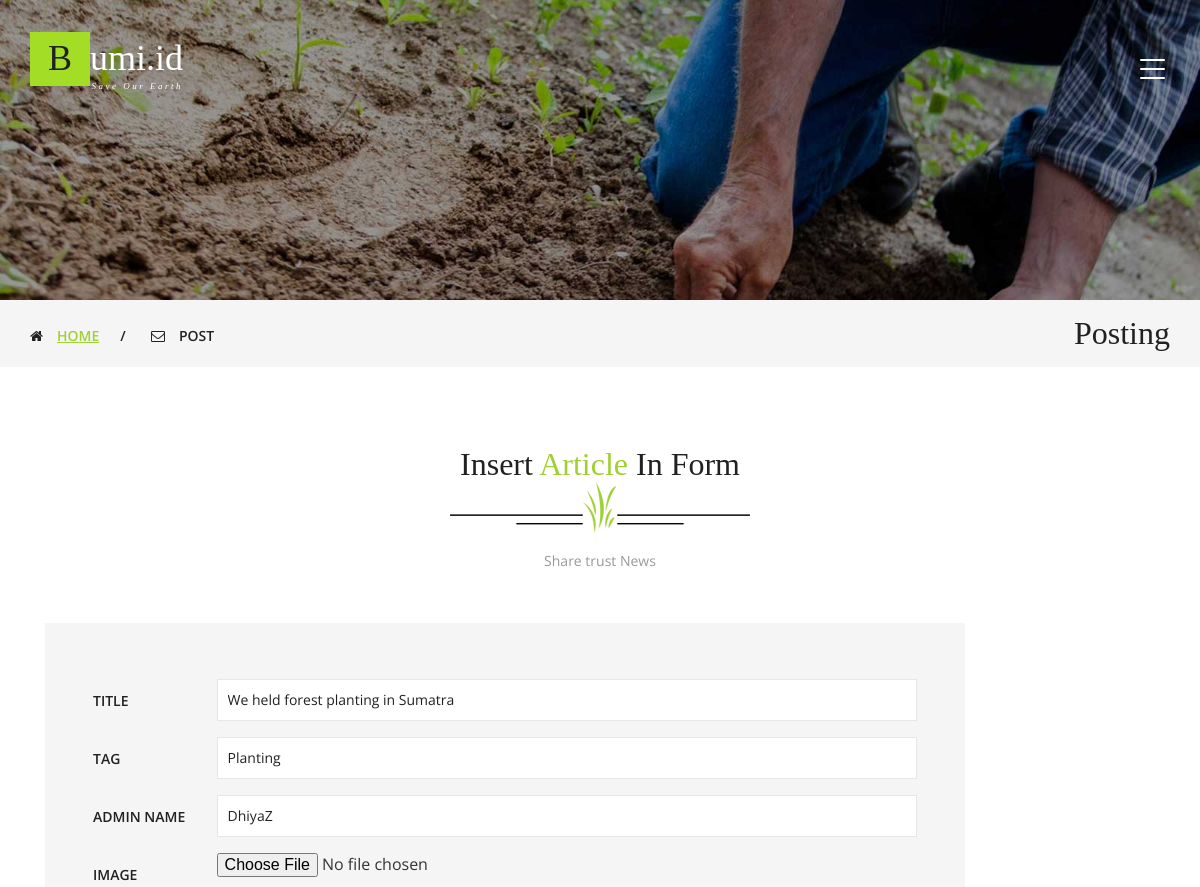
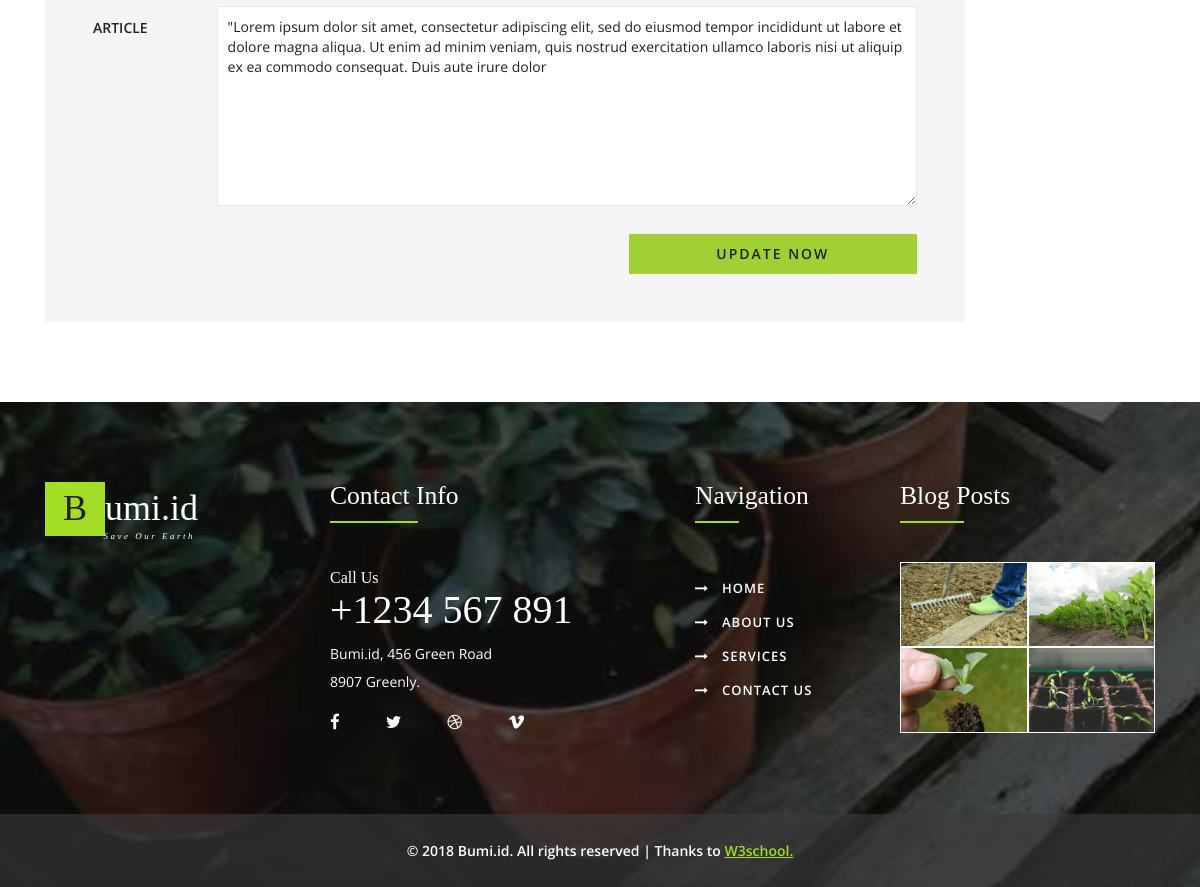
/edit.php?no=2, run on the app's committed database (2 pictures, top to bottom).
### tables this page shows
CREATE TABLE `tbl_artikel` (
  `no` int(3) NOT NULL,
  `title` varchar(255) NOT NULL,
  `tag` varchar(255) NOT NULL,
  `image` varchar(255) NOT NULL,
  `nama_admin` varchar(255) NOT NULL,
  `artikel` varchar(255) NOT NULL,
  `tanggal` date NOT NULL
);

### web/edit.php (the view, shortened to what this page needs)
<!DOCTYPE html>
<html lang="en">
<head>
<link href="css/bootstrap.css" rel="stylesheet" type="text/css" media="all" />
<link href="css/style.css" rel="stylesheet" type="text/css" media="all" />
<link href="css/font-awesome.css" rel="stylesheet">
</head>
<body>
	<div class="banner1">
		<div class="container">
			<div class="w3_agileits_banner_main_grid">
				<div class="w3_agile_logo">
					<h1><a href="index.php"><span>B</span>umi.id<i>Save our Earth</i></a></h1>
				</div>
				<div class="agileits_w3layouts_menu">
					<div class="shy-menu">
						<a class="shy-menu-hamburger">
							<span class="layer top"></span>
							<span class="layer mid"></span>
							<span class="layer btm"></span>
						</a>
					</div>
				</div>
				<div class="clearfix"> </div>
			</div>
		</div>
	</div>
	<div class="breadcrumbs">
		<div class="container">
			<div class="w3layouts_breadcrumbs_left">
				<ul>
					<li><i class="fa fa-home" aria-hidden="true"></i><a href="index.php">Home</a><span>/</span></li>
					<li><i class="fa fa-envelope-o" aria-hidden="true"></i>Post</li>
				</ul>
			</div>
			<div class="w3layouts_breadcrumbs_right">
				<h2>Posting</h2>
			</div>
			<div class="clearfix"> </div>
		</div>
	</div>
	<div class="welcome">
		<div class="container">
			<h3 class="agileits_w3layouts_head">Insert<span> Article</span> In Form</h3>
			<div class="w3_agile_image">
				<img src="images/1.png" alt=" " class="img-responsive" />
			</div>
			<p class="agile_para">Share trust News</p>
			<div class="w3ls_news_grids">
				<div class="col-md-10 w3_agile_mail_left">
					<div class="agileits_mail_grid_right1 agile_mail_grid_right1">
            <?php
            $dbh = mysqli_connect("localhost", "root", "", "bumi");
            $sql = "select * from tbl_artikel where no='".$_GET['no']."'";
            $result = mysqli_query($dbh,$sql);
            while ($row = mysqli_fetch_array($result))
            {
             ?>
						<form enctype="multipart/form-data" method="post">
							<span>
								<i>Title</i>
								<input type="text" name="Title" value="<?php echo $row[1]; ?>">
							</span>
							<span>
								<i>Tag</i>
								<input type="text" name="Tag" value="<?php echo $row[2]; ?>">
							</span>
							<span>
								<i>Admin Name</i>
								<input type="text" name="Admin" value="<?php echo $row[4]; ?>">
							</span>
              <span>
                <i>Image</i>
                <input type="file" accept="image/*" name="Image" placeholder=" ">
              </span>
							<span>
								<i>Article</i>
								<textarea name="Article"><?php echo $row[5]; ?></textarea>
							</span>
							<div class="w3_submit">
								<input type="submit" value="Update Now" name="submit">
							</div>
						</form>
          <?php } ?>
					</div>
				</div>
			</div>
		</div>
	</div>
	<div class="footer">
		<div class="container">
			<div class="w3agile_footer_grids">
				<div class="col-md-3 agileinfo_footer_grid">
					<div class="agileits_w3layouts_footer_logo">
						<h2><a href="index.php"><span>B</span>umi.id<i>Save our Earth</i></a></h2>
					</div>
				</div>
				<div class="col-md-4 agileinfo_footer_grid">
					<h3>Contact Info</h3>
					<h4>Call Us <span>+1234 567 891</span></h4>
					<p>Bumi.id, 456 Green Road <span>8907 Greenly.</span></p>
					<ul class="agileits_social_list">
						<li><a href="#" class="w3_agile_facebook"><i class="fa fa-facebook" aria-hidden="true"></i></a></li>
						<li><a href="#" class="agile_twitter"><i class="fa fa-twitter" aria-hidden="true"></i></a></li>
						<li><a href="#" class="w3_agile_dribble"><i class="fa fa-dribbble" aria-hidden="true"></i></a></li>
						<li><a href="#" class="w3_agile_vimeo"><i class="fa fa-vimeo" aria-hidden="true"></i></a></li>
					</ul>
				</div>
				<div class="col-md-2 agileinfo_footer_grid agileinfo_footer_grid1">
					<h3>Navigation</h3>
					<ul class="w3layouts_footer_nav">
						<li><a href="index.php"><i class="fa fa-long-arrow-right" aria-hidden="true"></i>Home</a></li>
						<li><a href="about.php"><i class="fa fa-long-arrow-right" aria-hidden="true"></i>About Us</a></li>
						<li><a href="services.php"><i class="fa fa-long-arrow-right" aria-hidden="true"></i>Services</a></li>
						<li><a href="contact.php"><i class="fa fa-long-arrow-right" aria-hidden="true"></i>Contact Us</a></li>
					</ul>
				</div>
				<div class="col-md-3 agileinfo_footer_grid">
					<h3>Blog Posts</h3>
					<div class="agileinfo_footer_grid_left">
						<a href="#" data-toggle="modal" data-target="#myModal"><img src="images/6.jpg" alt=" " class="img-responsive" /></a>
					</div>
					<div class="agileinfo_footer_grid_left">
						<a href="#" data-toggle="modal" data-target="#myModal"><img src="images/2.jpg" alt=" " class="img-responsive" /></a>
					</div>
					<div class="agileinfo_footer_grid_left">
						<a href="#" data-toggle="modal" data-target="#myModal"><img src="images/5.jpg" alt=" " class="img-responsive" /></a>
					</div>
					<div class="agileinfo_footer_grid_left">
						<a href="#" data-toggle="modal" data-target="#myModal"><img src="images/3.jpg" alt=" " class="img-responsive" /></a>
					</div>
					<div class="clearfix"> </div>
				</div>
				<div class="clearfix"> </div>
			</div>
		</div>
		<div class="w3_agileits_footer_copy">
			<div class="container">
				<p>© 2018 Bumi.id. All rights reserved | Thanks to <a href="http://w3school.com">W3school.</a></p>
			</div>
		</div>
	</div>
</body>
</html>

### data on the page
tbl_artikel: Title "We held forest planting in Sumatra", Tag "Planting", Admin "DhiyaZ", Article "\"Lorem ipsum dolor sit amet, consectetur adipiscing elit, sed do eiusmod tempor incididunt ut labore et dolore magna aliqua. Ut enim ad minim veniam, quis nostrud exercitation ullamco laboris nisi ut aliquip ex ea commodo consequat. Duis aute irure dolor"
